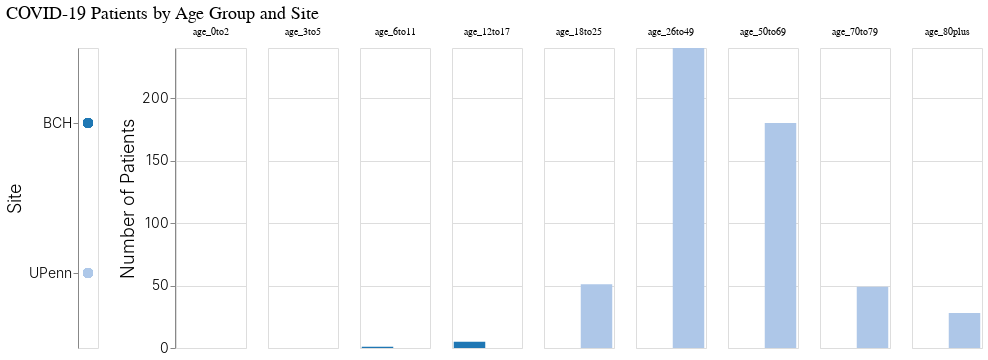

The code cell stored with this chart in its notebook:
### Code cell
click = alt.selection_multi(encodings=['color'])

def apply_theme(base):
    return base.configure_axis(
        labelFontSize=14,
        labelFontWeight=300,
        titleFontSize=18,
        titleFontWeight=300
    ).configure_title(fontSize=18, fontWeight=400, anchor="start")
    
def demographics_chart():     
    base = alt.Chart(df).mark_bar().encode(
        x=alt.X('siteid:N', title="Site",sort="x", axis=None),
        y=alt.Y(f"sum(num_patients):Q", title="Number of Patients", axis=alt.Axis(tickCount=5)),
        column=alt.Column('age_group:O', title="", sort=['age_0to2', 
                                                         'age_3to5',
                                                         'age_6to11',
                                                         'age_12to17', 
                                                         'age_18to25',
                                                         'age_26to49',
                                                         'age_50to69',
                                                         'age_70to79',
                                                         'age_80plus']),
        
        color=alt.Color("siteid:N", title="Site", scale=alt.Scale(scheme="category20"), legend=None),
        tooltip=[siteid, f"sum(num_patients)"]
    ).properties(
        width=70,
        height=300
    ).transform_filter(
        click
    )
        
    return base.interactive()

def site_chart():     
    base = alt.Chart(df).mark_circle(size=100).encode(
        y=alt.Y('siteid:N', title="Site",sort="y"),
        color=alt.condition( click, alt.Color("siteid:N", title="Site", scale=alt.Scale(scheme="category20"), legend=None), alt.value('gray') ),
    ).properties(
        selection=click        
    ).properties(
        title="",
        height=300
    )
                
    return base.interactive()



apply_theme( site_chart() | demographics_chart()
    ).properties(
        title="COVID-19 Patients by Age Group and Site"
    )

### Figure 1 — Vega-Lite specification as saved in the notebook (floating-point values rounded to 4 significant figures)
{"config": {"view": {"continuousWidth": 400, "continuousHeight": 300}, "axis": {"labelFontSize": 14, "labelFontWeight": 300, "titleFontSize": 18, "titleFontWeight": 300}, "title": {"anchor": "start", "fontSize": 18, "fontWeight": 400}}, "hconcat": [{"mark": {"type": "circle", "size": 100}, "encoding": {"color": {"condition": {"type": "nominal", "field": "siteid", "legend": null, "scale": {"scheme": "category20"}, "title": "Site", "selection": "selector013"}, "value": "gray"}, "y": {"type": "nominal", "field": "siteid", "sort": "y", "title": "Site"}}, "height": 300, "selection": {"selector013": {"type": "multi", "encodings": ["color"]}, "selector014": {"type": "interval", "bind": "scales", "encodings": ["x", "y"]}}, "title": ""}, {"mark": "bar", "encoding": {"color": {"type": "nominal", "field": "siteid", "legend": null, "scale": {"scheme": "category20"}, "title": "Site"}, "column": {"type": "ordinal", "field": "age_group", "sort": ["age_0to2", "age_3to5", "age_6to11", "age_12to17", "age_18to25", "age_26to49", "age_50to69", "age_70to79", "age_80plus"], "title": ""}, "tooltip": [{"type": "nominal", "field": "siteid"}, {"type": "quantitative", "aggregate": "sum", "field": "num_patients"}], "x": {"type": "nominal", "axis": null, "field": "siteid", "sort": "x", "title": "Site"}, "y": {"type": "quantitative", "aggregate": "sum", "axis": {"tickCount": 5}, "field": "num_patients", "title": "Number of Patients"}}, "height": 300, "selection": {"selector015": {"type": "interval", "bind": "scales", "encodings": ["x", "y"]}}, "transform": [{"filter": {"selection": "selector013"}}], "width": 70}], "data": {"name": "data-f6069f9bec3db54307b09e69c353724d"}, "title": "COVID-19 Patients by Age Group and Site", "$schema": "https://vega.github.io/schema/vega-lite/v4.0.2.json", "datasets": {"data-f6069f9bec3db54307b09e69c353724d": [{"siteid": "UPenn", "sex": "Female", "age_group": "age_0to2", "num_patients": 0}, {"siteid": "UPenn", "sex": "Male", "age_group": "age_0to2", "num_patients": 0}, {"siteid": "BCH", "sex": "Male", "age_group": "age_0to2", "num_patients": 0}, {"siteid": "BCH", "sex": "Female", "age_group": "age_0to2", "num_patients": 0}, {"siteid": "UPenn", "sex": "Female", "age_group": "age_3to5", "num_patients": 0}, {"siteid": "UPenn", "sex": "Male", "age_group": "age_3to5", "num_patients": 0}, {"siteid": "BCH", "sex": "Male", "age_group": "age_3to5", "num_patients": 0}, {"siteid": "BCH", "sex": "Female", "age_group": "age_3to5", "num_patients": 0}, {"siteid": "UPenn", "sex": "Female", "age_group": "age_6to11", "num_patients": 0}, {"siteid": "UPenn", "sex": "Male", "age_group": "age_6to11", "num_patients": 0}, {"siteid": "BCH", "sex": "Male", "age_group": "age_6to11", "num_patients": 1}, {"siteid": "BCH", "sex": "Female", "age_group": "age_6to11", "num_patients": 0}, {"siteid": "UPenn", "sex": "Female", "age_group": "age_12to17", "num_patients": 0}, {"siteid": "UPenn", "sex": "Male", "age_group": "age_12to17", "num_patients": 0}, {"siteid": "BCH", "sex": "Male", "age_group": "age_12to17", "num_patients": 2}, {"siteid": "BCH", "sex": "Female", "age_group": "age_12to17", "num_patients": 3}, {"siteid": "UPenn", "sex": "Female", "age_group": "age_18to25", "num_patients": 26}, {"siteid": "UPenn", "sex": "Male", "age_group": "age_18to25", "num_patients": 25}, {"siteid": "BCH", "sex": "Male", "age_group": "age_18to25", "num_patients": 0}, {"siteid": "BCH", "sex": "Female", "age_group": "age_18to25", "num_patients": 0}, {"siteid": "UPenn", "sex": "Female", "age_group": "age_26to49", "num_patients": 111}, {"siteid": "UPenn", "sex": "Male", "age_group": "age_26to49", "num_patients": 129}, {"siteid": "BCH", "sex": "Male", "age_group": "age_26to49", "num_patients": 0}, {"siteid": "BCH", "sex": "Female", "age_group": "age_26to49", "num_patients": 0}, {"siteid": "UPenn", "sex": "Female", "age_group": "age_50to69", "num_patients": 83}, {"siteid": "UPenn", "sex": "Male", "age_group": "age_50to69", "num_patients": 97}, {"siteid": "BCH", "sex": "Male", "age_group": "age_50to69", "num_patients": 0}, {"siteid": "BCH", "sex": "Female", "age_group": "age_50to69", "num_patients": 0}, {"siteid": "UPenn", "sex": "Female", "age_group": "age_70to79", "num_patients": 20}, {"siteid": "UPenn", "sex": "Male", "age_group": "age_70to79", "num_patients": 29}, {"siteid": "BCH", "sex": "Male", "age_group": "age_70to79", "num_patients": 0}, {"siteid": "BCH", "sex": "Female", "age_group": "age_70to79", "num_patients": 0}, {"siteid": "UPenn", "sex": "Female", "age_group": "age_80plus", "num_patients": 16}, {"siteid": "UPenn", "sex": "Male", "age_group": "age_80plus", "num_patients": 12}, {"siteid": "BCH", "sex": "Male", "age_group": "age_80plus", "num_patients": 0}, {"siteid": "BCH", "sex": "Female", "age_group": "age_80plus", "num_patients": 0}]}}
